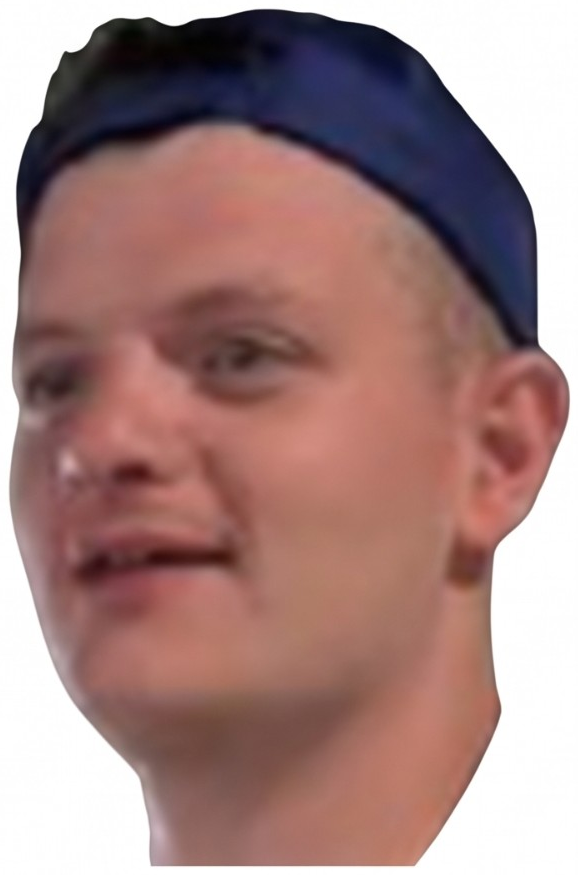
#> input picture work/ref_face_1.png, 578 x 875 px, given in place of photo_full_upscaled.jpg, which was not available
$ python fase2_grafiche_stampa.py
#> lines starting #> are read from the running program, lines starting #| are printed output that depends on the picture; after the words box and inside, x2 and y2 are one past the last pixel; in counts of white or black regions, pixels touching at a corner belong together
import numpy as np, cv2
from PIL import Image, ImageDraw, ImageFont
R="/home/user/outputclaude"; NAVY=(0x1F,0x2A,0x44); AZ=(0xBF,0xD7,0xEA)
DPI=(300,300)
# ---------- 1) matte of full photo (white background) ----------
im=cv2.imread(f"{R}/work/photo_full_upscaled.jpg"); H,W=im.shape[:2]; print("photo",W,H)
#> further down, im is the input picture: shape (875, 578, 3); mean B, G, R 129.6, 132.2, 165.3
#> after `H, W = im.shape[:2]`: H = 875; W = 578
g=cv2.cvtColor(im,cv2.COLOR_BGR2GRAY).astype(np.float32)
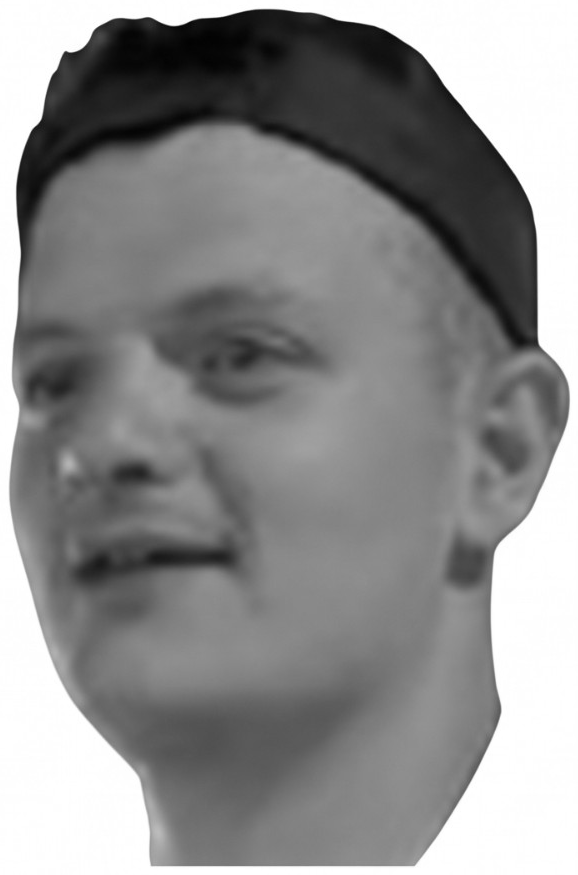
#> g: shape (875, 578) float32; min 2, max 255, mean 141.8
fg=(g<238).astype(np.uint8)*255
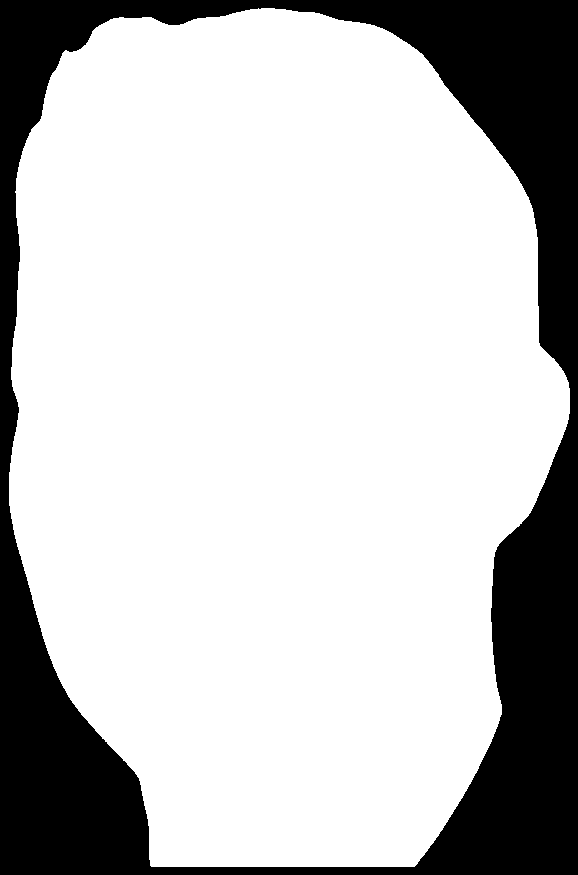
#> fg: shape (875, 578); 76.4% white; 1 black region, box (x1, y1, x2, y2) and area: (0, 0, 578, 875) 119497
n,lab,st,_=cv2.connectedComponentsWithStats(fg); fg=np.where(lab==1+np.argmax(st[1:,4]),255,0).astype(np.uint8)
#> after `n, lab, st, _ = cv2.connectedComponentsWithStats(fg)`: n = 2; st = [[0, 0, 578, 875, 119497], [9, 8, 561, 859, 386253]]
fg=cv2.morphologyEx(fg,cv2.MORPH_CLOSE,np.ones((15,15),np.uint8))
#> fg: shape (875, 578); 76.4% white; 1 black region, box (x1, y1, x2, y2) and area: (0, 0, 578, 875) 119449
# fill holes
ff=fg.copy(); mk=np.zeros((H+2,W+2),np.uint8); cv2.floodFill(ff,mk,(0,0),255); fg=fg|cv2.bitwise_not(ff)
#> after `cv2.floodFill(ff, mk, (0, 0), 255)`: ff: shape (875, 578); every value is 255
core=cv2.erode(fg,np.ones((13,13),np.uint8))
#> core: shape (875, 578); 73% white; 1 black region, box (x1, y1, x2, y2) and area: (0, 0, 578, 875) 136685
# edge band: soft alpha from whiteness vs hair colour (~60)
soft=np.clip((255-g)/(255-70),0,1)
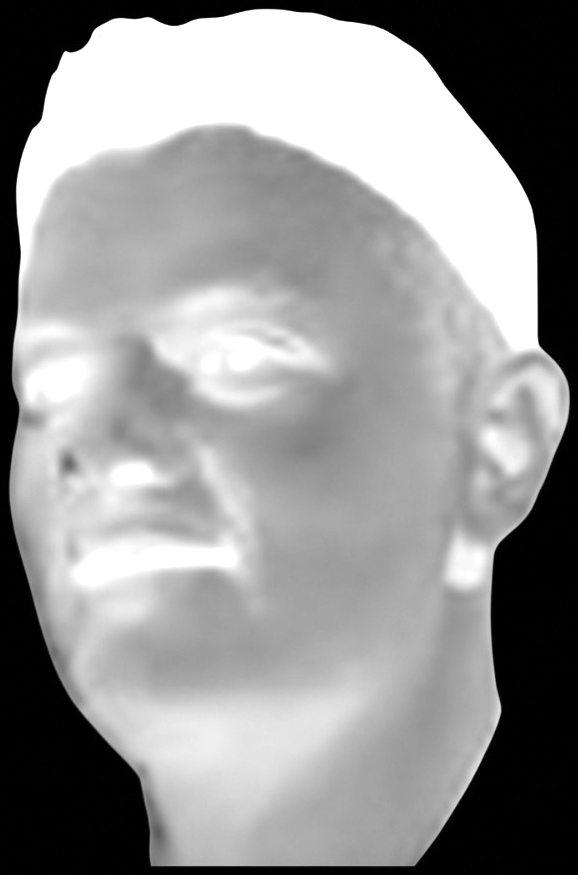
#> soft: shape (875, 578) float32; min 0, max 1, mean 0.585
band=(fg>0)&(core==0)
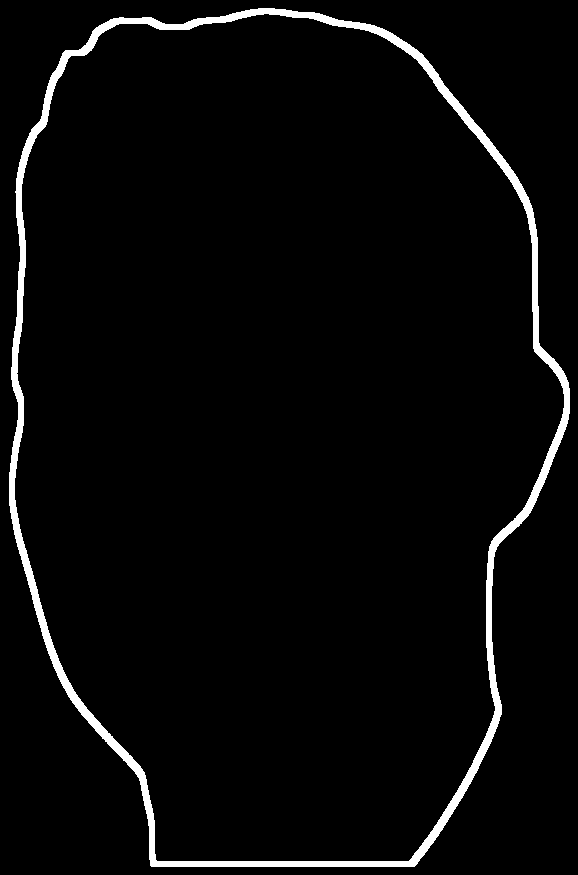
#> band: shape (875, 578) bool; 3.4% white; 1 white region, box (x1, y1, x2, y2) and area: (9, 8, 570, 867) 17236
alpha=np.where(core>0,1.0,np.where(band,soft,0.0)).astype(np.float32)
alpha=cv2.GaussianBlur(alpha,(0,0),1.0)
# decontaminate white fringe
a3=np.clip(alpha,0.05,1)[...,None]; bgr=im.astype(np.float32)
dec=np.clip((bgr-(1-a3)*255)/a3,0,255); bgr=np.where(band[...,None],dec,bgr)
# fade where the photo frame cuts the figure (sides/bottom)
yy,xx=np.mgrid[0:H,0:W]; d=np.minimum.reduce([xx,W-1-xx,H-1-yy]).astype(np.float32)
t=np.clip(d/(0.045*W),0,1); alpha*=t*t*(3-2*t)
fb=np.clip((H-1-yy)/(0.16*H),0,1); alpha*=fb*fb*(3-2*fb)
rgba=np.dstack([cv2.cvtColor(bgr.astype(np.uint8),cv2.COLOR_BGR2RGB),(alpha*255).astype(np.uint8)])
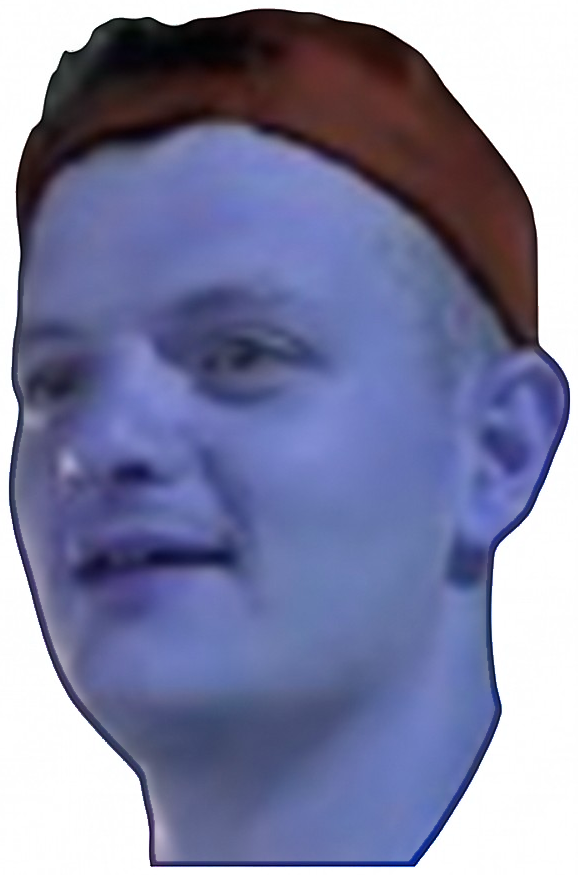
#> rgba: shape (875, 578, 4); mean B, G, R, A 163.8, 130.3, 127.7, 183.1
person=Image.fromarray(rgba,"RGBA"); person.save(f"{R}/work/photo_full_cutout.png",dpi=DPI)
bg=Image.new("RGBA",person.size,AZ+(255,)); bg.alpha_composite(person); bg.convert("RGB").resize((W//4,H//4)).save(f"{R}/work/photo_full_preview.jpg",quality=90)
#> after `bg = Image.new('RGBA', person.size, AZ + (255,))`:
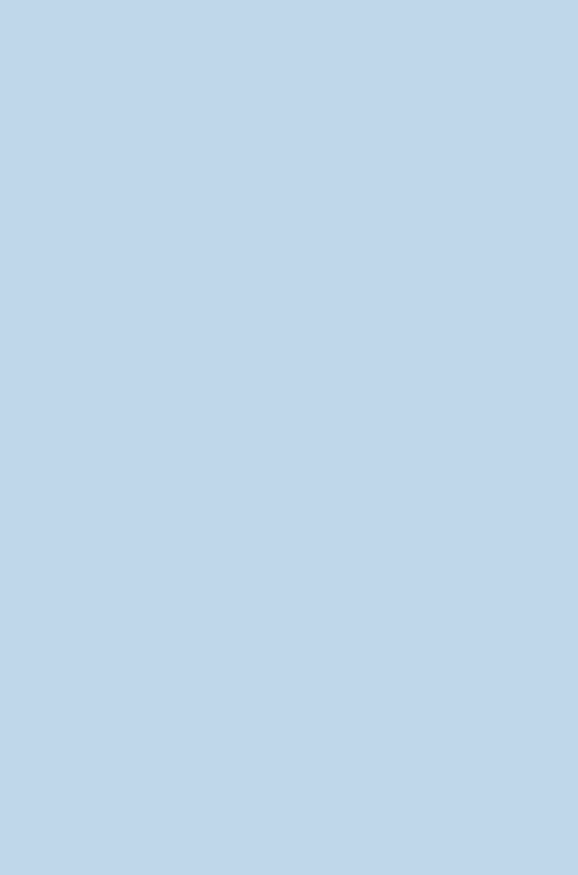
#> bg: PIL image 578x875 RGBA; mean R, G, B, A 191, 215, 234, 255
# ---------- 2) variant A ----------
PW,PH=5000,6500   # printable body panel, 300 dpi (~42 x 55 cm)
def fit_h(img,h): return img.resize((round(img.width*h/img.height),h),Image.LANCZOS)
fr=Image.new("RGBA",(PW,PH),(0,0,0,0)); fig=fit_h(person,int(PH*0.45))
#> after `fr = Image.new('RGBA', (PW, PH), (0, 0, 0, 0))`: fr: PIL image 5000x6500 RGBA; every value is 0
#> after `fig = fit_h(person, int(PH * 0.45))`:
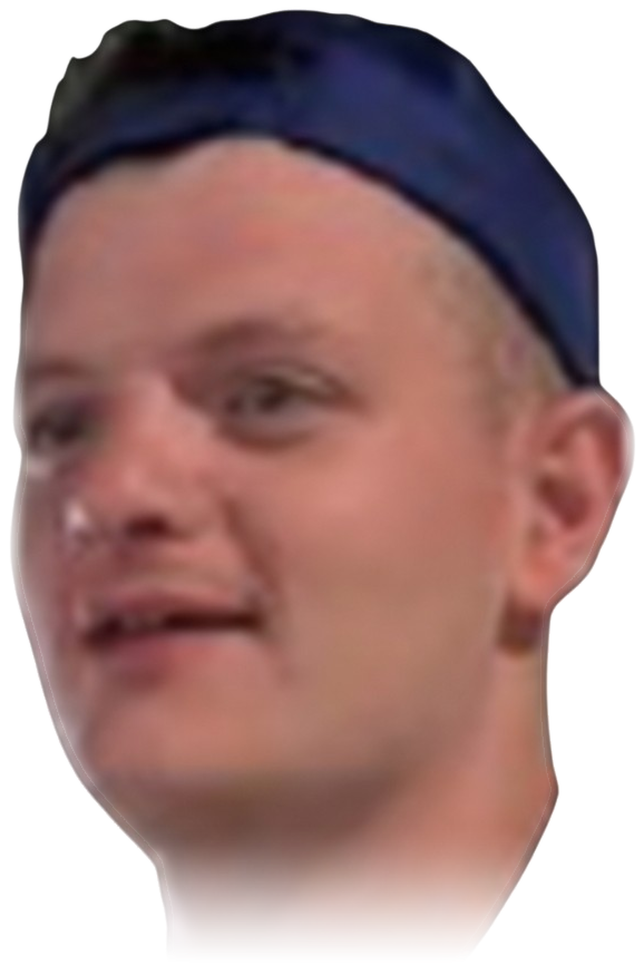
#> fig: PIL image 1932x2925 RGBA (shown at 1/3 size); mean R, G, B, A 105.3, 71.9, 69.3, 183.1; transparent parts drawn white
#> (the run stopped early here; a loop or call above may not have finished)
